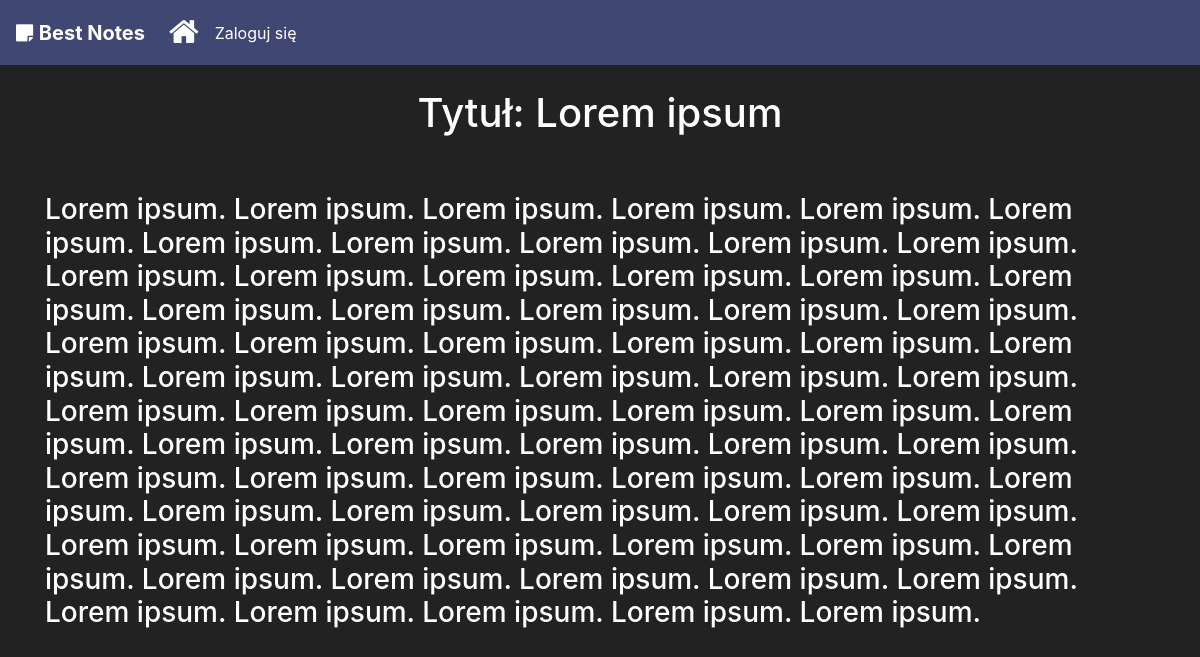
Screenshot of /bestnotes/note/1 with the database file from the repository.
### bestnotes/models.py (models this page shows)
class Note(models.Model):
    name = models.CharField(max_length=30)
    content = tinymce_models.HTMLField("Content")
    text = models.TextField(blank=False)
    topic = models.ForeignKey(Topic, on_delete=models.SET_NULL, null=True)
    user = models.ForeignKey(StudentProfile, on_delete=models.CASCADE)
    add_date = models.DateField()

### bestnotes/views.py (the view)
# urls.py: path('note/<id>', views.note_id, name="note"),
def note_id(request,id):
    all_notes = Note.objects.all()
    notes = all_notes.filter(id=id)
    if len(notes) > 0:
        single_note = Note.objects.get(pk=id)  # Get note with given id
        context = {
            'note': single_note
        }
        return render(request, "note.html", context)
    else:
        return HttpResponse("Note not found.")

### bestnotes/templates/note.html (shortened to what this page needs)
{% extends 'base.html' %}
{% load static %}
{% block css %}
    <link rel="stylesheet" type="text/css" href="{% static 'note.css' %}">
{% endblock %}
{% block content %}
{% include 'navbar.html' %}
<div class="container d-flex justify-content-center">
    <div class="row mt-4"><h1 id="note_title" class="text-white">Tytuł: {{ note.name }}</h1></div>
</div>
<div class="container">
    <div class="d-flex justify-content-center mt-5">
        <h3 class="text-white" id="note_text"> {{ note.text }}</h3>
    </div>
</div>
{% endblock %}

### bestnotes/static/all.css (style rules this page uses)
body { background-color: #222; }

### rows the page displays
Note: name "Lorem ipsum", text "Lorem ipsum. Lorem ipsum. Lorem ipsum. Lorem ipsum. Lorem ipsum. Lorem ipsum. Lorem ipsum. Lorem ipsum. Lorem ipsum. Lorem ipsum. Lorem ipsum. Lorem ipsum. Lorem ipsum. Lorem ipsum. Lorem ipsum. Lorem ipsum. Lorem ipsum. Lorem ipsum. Lorem ipsum. Lorem ipsum. Lorem ipsum. Lorem ipsum. Lorem ipsum. Lorem ipsum. Lorem ipsum. Lorem ipsum. Lorem ipsum. Lorem ipsum. Lorem ipsum. Lorem ipsum. Lorem ipsum. Lorem ipsum. Lorem ipsum. Lorem ipsum. Lorem ipsum. Lorem ipsum. Lorem ipsum. Lorem ipsum. Lorem ipsum. Lorem ipsum. Lorem ipsum. Lorem ipsum. Lorem ipsum. Lorem ipsum. Lorem ipsum. Lorem ipsum. Lorem ipsum. Lorem ipsum. Lorem ipsum. Lorem ipsum. Lorem ipsum. Lorem ipsum. Lorem ipsum. Lorem…"
